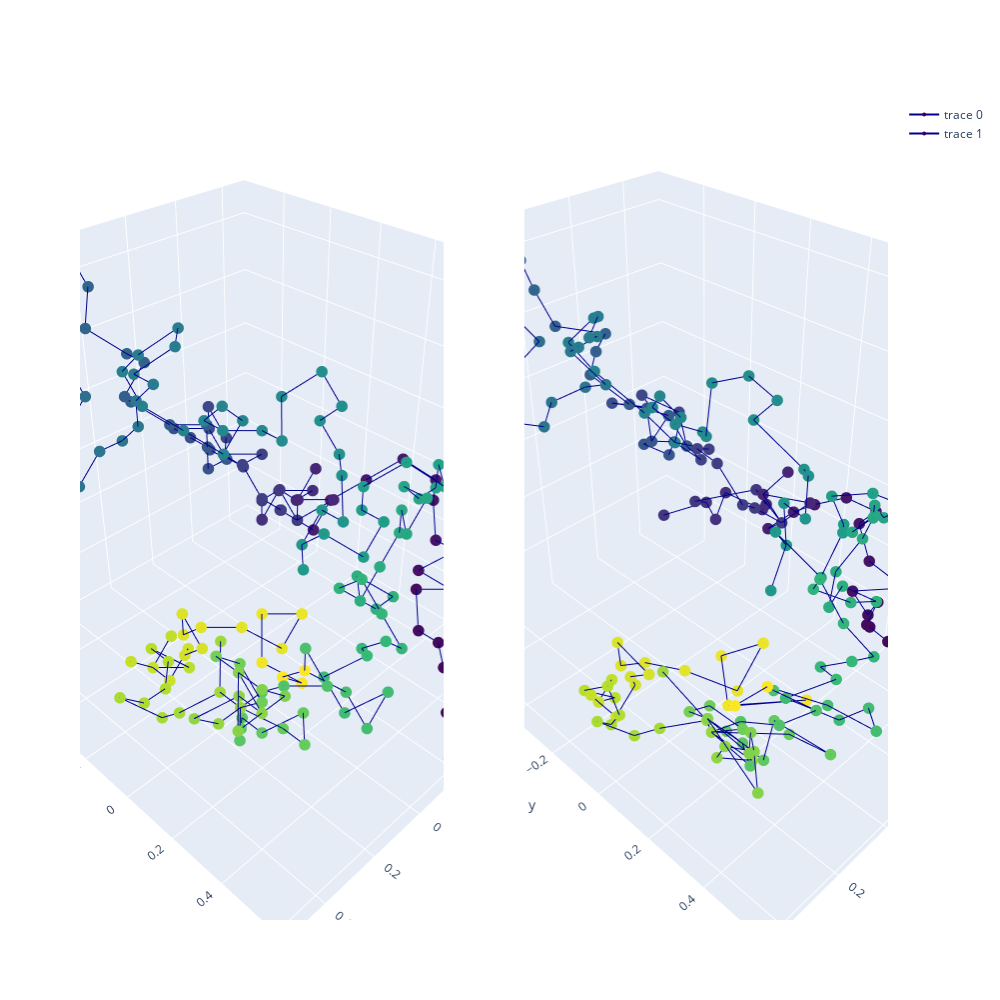

The notebook cell saved with this chart:
### Markdown cell above
### Test latent space

### Code cell
fig = plt.figure(figsize=(50, 50))

test_true_structure = test_true_structures[GRAPH_TESTED]
test_pred_structure = test_pred_structures[GRAPH_TESTED]

test_pred_structure_superposed, test_true_structure_superposed = \
        kabsch_superimposition_numpy(test_pred_structure, test_true_structure)

x_pred = test_pred_structure_superposed[:, 0]  
y_pred = test_pred_structure_superposed[:, 1]
z_pred = test_pred_structure_superposed[:, 2]

x_true = test_true_structure_superposed[:, 0]  
y_true = test_true_structure_superposed[:, 1]
z_true = test_true_structure_superposed[:, 2]

# Initialize figure with 4 3D subplots
fig = make_subplots(
    rows=1, cols=2,
    specs=[[{'type': 'scatter3d'}, {'type': 'scatter3d'}]])

# adding surfaces to subplots.
fig.add_trace(
    go.Scatter3d(
    x=x_true, y=y_true, z=z_true,
    marker=dict(
        size=4,
        color=np.asarray(range(len(x_true))),
        colorscale='Viridis',
    ),
    line=dict(
        color='darkblue',
        width=2
    )
), row=1, col=1)

fig.add_trace(
    go.Scatter3d(
    x=x_pred, y=y_pred, z=z_pred,
    marker=dict(
        size=4,
        color=np.asarray(range(len(x_pred))),
        colorscale='Viridis',
    ),
    line=dict(
        color='darkblue',
        width=2
    )
),row=1, col=2)

fig.update_layout(
    height=1000,
    width=1000
)

fig.show()

# Shape comparison
print('Kabsch distance is ' + str(kabsch_distance_numpy(test_pred_structure, test_true_structure)))

### Figure 1 — Plotly figure (JSON) as saved in the notebook; plotly's stock layout.template omitted (floating-point values rounded to 4 significant figures; data arrays with more than 128 entries replaced by an {"elided": "..."} marker saying what was removed)
{"data": [{"line": {"color": "darkblue", "width": 2}, "marker": {"color": {"elided": "202 int values"}, "colorscale": [[0, "#440154"], [0.1111, "#482878"], [0.2222, "#3e4989"], [0.3333, "#31688e"], [0.4444, "#26828e"], [0.5556, "#1f9e89"], [0.6667, "#35b779"], [0.7778, "#6ece58"], [0.8889, "#b5de2b"], [1, "#fde725"]], "size": 4}, "scene": "scene", "type": "scatter3d", "x": {"elided": "202 float values"}, "y": {"elided": "202 float values"}, "z": {"elided": "202 float values"}}, {"line": {"color": "darkblue", "width": 2}, "marker": {"color": {"elided": "202 int values"}, "colorscale": [[0, "#440154"], [0.1111, "#482878"], [0.2222, "#3e4989"], [0.3333, "#31688e"], [0.4444, "#26828e"], [0.5556, "#1f9e89"], [0.6667, "#35b779"], [0.7778, "#6ece58"], [0.8889, "#b5de2b"], [1, "#fde725"]], "size": 4}, "scene": "scene2", "type": "scatter3d", "x": {"elided": "202 float values"}, "y": {"elided": "202 float values"}, "z": {"elided": "202 float values"}}], "layout": {"height": 1000, "scene": {"domain": {"x": [0, 0.45], "y": [0, 1]}}, "scene2": {"domain": {"x": [0.55, 1], "y": [0, 1]}}, "width": 1000}}
